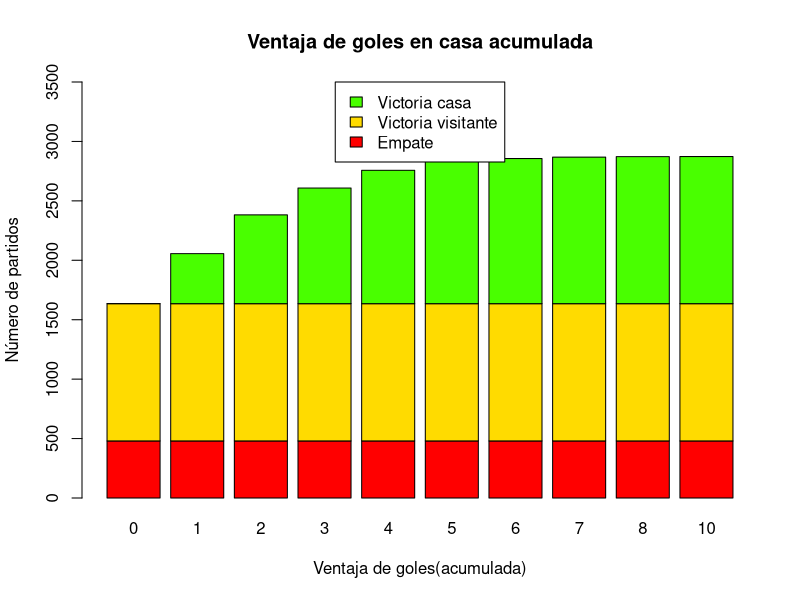

Reproduce this figure in R.
Partidos = read.csv("futbolNEW.csv", header = TRUE)
Partidos = rbind(Partidos,  data.frame(Casa=c(10, 11, 10),Visitante=c(0, 8, 9)))
Partidos$Quiniela= ((Partidos$Casa>Partidos$Visitante) + (Partidos$Casa<Partidos$Visitante)*2) 
Partidos$Quiniela= as.factor(Partidos$Quiniela)
Partidos$Quiniela= factor(Partidos$Quiniela, labels = c("X","1","2"))
ventajagoles = c(Partidos$Casa-Partidos$Visitante)
derrotascero = c(ventajagoles>0)
average = c(derrotascero*ventajagoles)
liga = data.frame(Partidos$Quiniela, average)
liga$average= as.factor(liga$average)
liga$average=sort(liga$average,decreasing = FALSE)
liga$Partidos.Quiniela = ordered(liga$Partidos.Quiniela, levels=c("X","2","1"))
liga$Partidos.Quiniela= sort(liga$Partidos.Quiniela , decreasing = FALSE)
str(liga)
absolutacumulada=t(apply(table(liga), MARGIN = 1, FUN = cumsum)) 
absolutacumulada #1238 partidos ganados en casa
relativa = prop.table(table(liga))*100 
relativa #Hay un 16,7% de empate y un 14,6% de victoria de casa con un gol
t(apply(relativa, MARGIN = 1, FUN = cumsum)) #43% de que gane contra 40%de que pierda.
#Es mas probable que pierda, con un 40%, a con una diferencia de menos de 4 goles, con un 33,8%.

barplot(absolutacumulada, col=rainbow(7), ylim = c(0,3500),
        main = "Ventaja de goles en casa acumulada", xlab="Ventaja de goles(acumulada)",
        ylab= "Número de partidos",
        legend.text = c("Empate","Victoria visitante",
                                           "Victoria casa"),
        args.legend = list(x = "top"))
